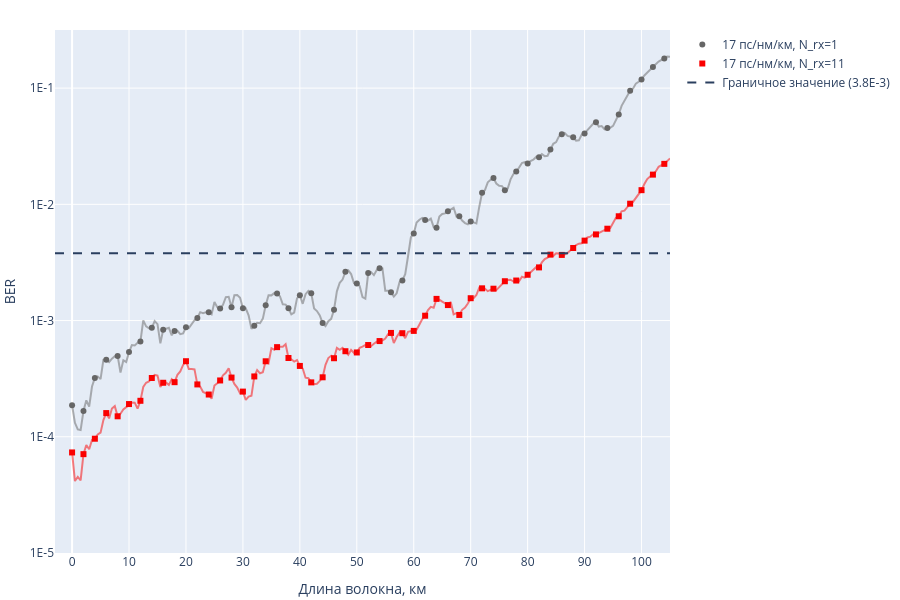

Notebook code cell kept with this figure:
### Code cell
figure = go.Figure(layout=go.Layout(
    xaxis={
        "title": "Длина волокна, км",
        "tickmode": "array",
        "tickvals": [0.0, 10.0, 20.0, 30.0, 40.0, 50.0, 60.0, 70.0, 80.0, 90.0, 100.0, 100.0, 110.0]
    },
    yaxis={
        "title": "BER",
        "type": "log",
        "tickmode": "array",
        "tickvals": [1e-7, 1e-6, 1e-5, 1e-4, 1e-3, 1e-2, 1e-1, 1.0],
        "ticktext": ["1E-7", "1E-6", "1E-5", "1E-4", "1E-3", "1E-2", "1E-1", "1E0"]
    }
))

markers = ["circle", "square", "diamond", "cross", "x"]
colors = ["#666", "rgb(250, 0, 0)", "rgb(20, 180, 20)", "rgb(70, 70, 230)", "rgb(250, 100, 0)"]

for color, marker, (name, ber_result) in zip(colors, markers, ber_results.items()):
    smoothed = tf.math.reduce_mean(tf.signal.frame(ber_result["ber"], 6, 1, pad_end=True, pad_value=ber_result["ber"][-1]), axis=-1)
    
    figure.add_trace(
        go.Scatter(
            x=ber_result["length"][::1],
            y=smoothed[::1],
            name=name,
            mode="lines",
            line={"color": color},
            opacity=0.5,
            showlegend=False
        )
    )

    figure.add_trace(
        go.Scatter(
            x=ber_result["length"][::4],
            y=smoothed[::4],
            name=name,
            mode="markers",
            marker=dict(size=6, symbol=marker),
            line={"color": color}
        )
    )

figure.add_hline(3.8e-3, line_dash="dash", name="Граничное значение (3.8E-3)", showlegend=True)
figure.update_layout(
    autosize=True,
    height=600,
    width=900,
    margin=dict(t=30, b=30, l=10, r=5),
    xaxis_range=[-3.0, 105.0],
    yaxis_range=[-5, -0.5]
)

figure.show()

### Figure 1 — Plotly figure (JSON) as saved in the notebook; plotly's stock layout.template omitted (floating-point values rounded to 4 significant figures; data arrays with more than 128 entries replaced by an {"elided": "..."} marker saying what was removed)
{"data": [{"line": {"color": "#666"}, "mode": "lines", "name": "17 пс/нм/км, N_rx=1", "opacity": 0.5, "showlegend": false, "type": "scatter", "x": {"elided": "211 float values"}, "y": {"elided": "211 float values"}}, {"line": {"color": "#666"}, "marker": {"size": 6, "symbol": "circle"}, "mode": "markers", "name": "17 пс/нм/км, N_rx=1", "type": "scatter", "x": [0, 2, 4, 6, 8, 10, 12, 14, 16, 18, 20, 22, 24, 26, 28, 30, 32, 34, 36, 38, 40, 42, 44, 46, 48, 50, 52, 54, 56, 58, 60, 62, 64, 66, 68, 70, 72, 74, 76, 78, 80, 82, 84, 86, 88, 90, 92, 94, 96, 98, 100, 102, 104], "y": [0.0001868, 0.0001664, 0.0003204, 0.0004597, 0.0004967, 0.0005351, 0.0006605, 0.0008656, 0.000833, 0.0008139, 0.000875, 0.001051, 0.001176, 0.001268, 0.001302, 0.001276, 0.0009019, 0.001354, 0.001705, 0.001274, 0.001653, 0.001719, 0.0009504, 0.001239, 0.002625, 0.002087, 0.002562, 0.002824, 0.001754, 0.002215, 0.0056, 0.007332, 0.006286, 0.008719, 0.007889, 0.007128, 0.0126, 0.01686, 0.01324, 0.01912, 0.02245, 0.02541, 0.02969, 0.04016, 0.03777, 0.04067, 0.05087, 0.04528, 0.05936, 0.09486, 0.1188, 0.1523, 0.1801]}, {"line": {"color": "rgb(250, 0, 0)"}, "mode": "lines", "name": "17 пс/нм/км, N_rx=11", "opacity": 0.5, "showlegend": false, "type": "scatter", "x": {"elided": "211 float values"}, "y": {"elided": "211 float values"}}, {"line": {"color": "rgb(250, 0, 0)"}, "marker": {"size": 6, "symbol": "square"}, "mode": "markers", "name": "17 пс/нм/км, N_rx=11", "type": "scatter", "x": [0, 2, 4, 6, 8, 10, 12, 14, 16, 18, 20, 22, 24, 26, 28, 30, 32, 34, 36, 38, 40, 42, 44, 46, 48, 50, 52, 54, 56, 58, 60, 62, 64, 66, 68, 70, 72, 74, 76, 78, 80, 82, 84, 86, 88, 90, 92, 94, 96, 98, 100, 102, 104], "y": [7.33e-05, 7.088e-05, 9.622e-05, 0.0001599, 0.00015, 0.0001912, 0.000204, 0.0003205, 0.0002916, 0.000295, 0.0004469, 0.0002822, 0.000231, 0.0003052, 0.0003231, 0.0002448, 0.0003305, 0.0004463, 0.0005905, 0.0004764, 0.000407, 0.0002938, 0.0003249, 0.0004741, 0.0005447, 0.0005314, 0.0006158, 0.000666, 0.0007828, 0.0007786, 0.0008148, 0.001101, 0.001536, 0.001359, 0.001118, 0.001557, 0.001894, 0.00188, 0.00218, 0.00221, 0.002478, 0.002866, 0.00369, 0.003671, 0.00421, 0.004872, 0.00551, 0.006169, 0.007894, 0.01013, 0.01324, 0.01802, 0.0223]}], "layout": {"autosize": true, "height": 600, "margin": {"b": 30, "l": 10, "r": 5, "t": 30}, "shapes": [{"line": {"dash": "dash"}, "name": "Граничное значение (3.8E-3)", "showlegend": true, "type": "line", "x0": 0, "x1": 1, "xref": "x domain", "y0": 0.0038, "y1": 0.0038, "yref": "y"}], "width": 900, "xaxis": {"range": [-3, 105], "tickmode": "array", "tickvals": [0, 10, 20, 30, 40, 50, 60, 70, 80, 90, 100, 100, 110], "title": {"text": "Длина волокна, км"}, "type": "linear"}, "yaxis": {"range": [-5, -0.5], "tickmode": "array", "ticktext": ["1E-7", "1E-6", "1E-5", "1E-4", "1E-3", "1E-2", "1E-1", "1E0"], "tickvals": [1e-07, 1e-06, 1e-05, 0.0001, 0.001, 0.01, 0.1, 1], "title": {"text": "BER"}, "type": "log"}}}
